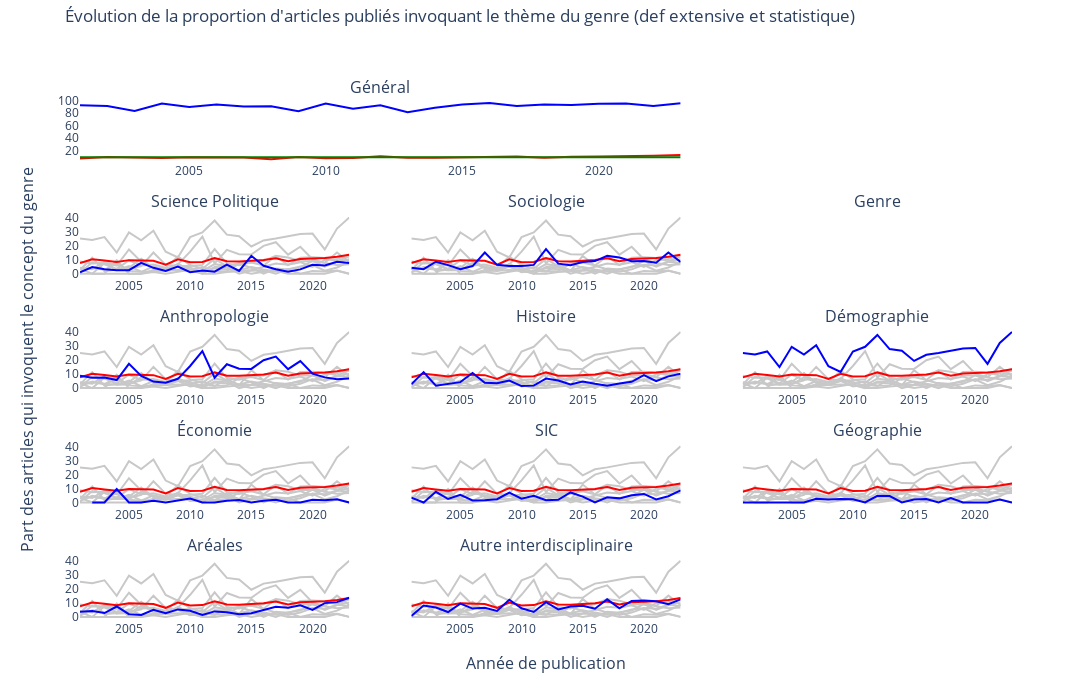

Source (notebook cell):
### Code cell
fig = fig.update_layout(plot_bgcolor = 'white')
fig = fig.update_layout(showlegend = False)
fig.show()
